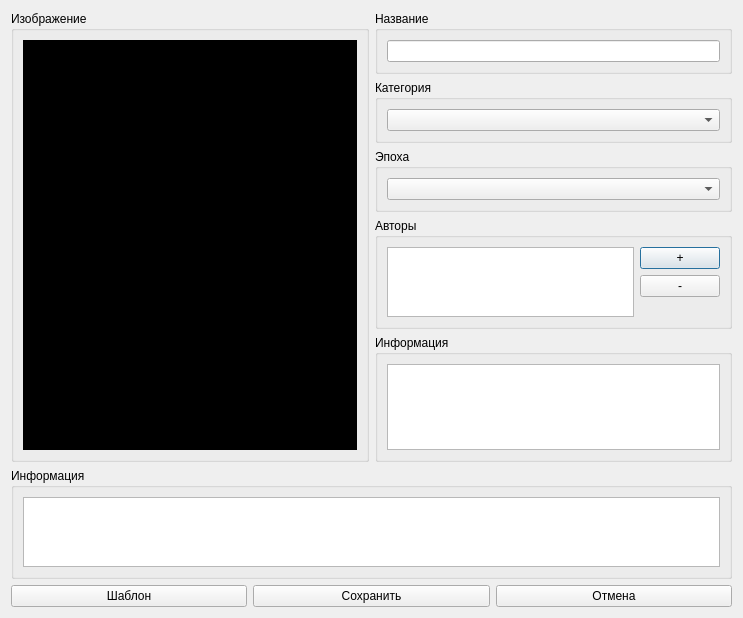
<?xml version="1.0" encoding="UTF-8"?>
<ui version="4.0">
 <class>ItemEditor</class>
 <widget class="QDialog" name="ItemEditor">
  <property name="geometry">
   <rect>
    <x>0</x>
    <y>0</y>
    <width>743</width>
    <height>618</height>
   </rect>
  </property>
  <property name="windowTitle">
   <string>Dialog</string>
  </property>
  <layout class="QVBoxLayout" name="verticalLayout">
   <item>
    <layout class="QHBoxLayout" name="horizontalLayout_3">
     <item>
      <widget class="QGroupBox" name="groupBox_6">
       <property name="title">
        <string>Изображение</string>
       </property>
       <layout class="QVBoxLayout" name="verticalLayout_9">
        <item>
         <widget class="QGraphicsView" name="graphicsView">
          <property name="styleSheet">
           <string notr="true">background-color: rgb(0, 0, 0);</string>
          </property>
         </widget>
        </item>
       </layout>
      </widget>
     </item>
     <item>
      <layout class="QVBoxLayout" name="verticalLayout_8">
       <item>
        <widget class="QGroupBox" name="nameBox">
         <property name="title">
          <string>Название</string>
         </property>
         <property name="flat">
          <bool>false</bool>
         </property>
         <layout class="QVBoxLayout" name="verticalLayout_3">
          <property name="spacing">
           <number>6</number>
          </property>
          <property name="leftMargin">
           <number>9</number>
          </property>
          <property name="topMargin">
           <number>9</number>
          </property>
          <property name="rightMargin">
           <number>9</number>
          </property>
          <property name="bottomMargin">
           <number>9</number>
          </property>
          <item>
           <widget class="QLineEdit" name="lineEdit"/>
          </item>
         </layout>
        </widget>
       </item>
       <item>
        <widget class="QGroupBox" name="rankBox">
         <property name="title">
          <string>Категория</string>
         </property>
         <layout class="QVBoxLayout" name="verticalLayout_4">
          <property name="leftMargin">
           <number>9</number>
          </property>
          <property name="topMargin">
           <number>9</number>
          </property>
          <property name="rightMargin">
           <number>9</number>
          </property>
          <property name="bottomMargin">
           <number>9</number>
          </property>
          <item>
           <widget class="QComboBox" name="comboBox"/>
          </item>
         </layout>
        </widget>
       </item>
       <item>
        <widget class="QGroupBox" name="eraBox">
         <property name="title">
          <string>Эпоха</string>
         </property>
         <layout class="QVBoxLayout" name="verticalLayout_7">
          <item>
           <widget class="QComboBox" name="comboBox_2"/>
          </item>
         </layout>
        </widget>
       </item>
       <item>
        <widget class="QGroupBox" name="authorsBox">
         <property name="title">
          <string>Авторы</string>
         </property>
         <layout class="QHBoxLayout" name="horizontalLayout_2">
          <item>
           <widget class="QTableWidget" name="authorTable">
            <property name="horizontalScrollBarPolicy">
             <enum>Qt::ScrollBarAlwaysOff</enum>
            </property>
            <property name="sizeAdjustPolicy">
             <enum>QAbstractScrollArea::AdjustToContents</enum>
            </property>
            <property name="sortingEnabled">
             <bool>true</bool>
            </property>
            <attribute name="horizontalHeaderVisible">
             <bool>false</bool>
            </attribute>
            <attribute name="verticalHeaderVisible">
             <bool>false</bool>
            </attribute>
           </widget>
          </item>
          <item>
           <layout class="QVBoxLayout" name="verticalLayout_6">
            <item>
             <widget class="QPushButton" name="authorAddButton">
              <property name="sizePolicy">
               <sizepolicy hsizetype="Minimum" vsizetype="Minimum">
                <horstretch>0</horstretch>
                <verstretch>0</verstretch>
               </sizepolicy>
              </property>
              <property name="text">
               <string>+</string>
              </property>
             </widget>
            </item>
            <item>
             <widget class="QPushButton" name="authorDelButton">
              <property name="sizePolicy">
               <sizepolicy hsizetype="Minimum" vsizetype="Minimum">
                <horstretch>0</horstretch>
                <verstretch>0</verstretch>
               </sizepolicy>
              </property>
              <property name="text">
               <string>-</string>
              </property>
             </widget>
            </item>
            <item>
             <spacer name="verticalSpacer">
              <property name="orientation">
               <enum>Qt::Vertical</enum>
              </property>
              <property name="sizeHint" stdset="0">
               <size>
                <width>20</width>
                <height>40</height>
               </size>
              </property>
             </spacer>
            </item>
           </layout>
          </item>
         </layout>
        </widget>
       </item>
       <item>
        <widget class="QGroupBox" name="otherInfoBox">
         <property name="title">
          <string>Информация</string>
         </property>
         <layout class="QVBoxLayout" name="verticalLayout_10">
          <item>
           <widget class="QPlainTextEdit" name="plainTextEdit_2"/>
          </item>
         </layout>
        </widget>
       </item>
      </layout>
     </item>
    </layout>
   </item>
   <item>
    <layout class="QVBoxLayout" name="verticalLayout_2">
     <item>
      <widget class="QGroupBox" name="artInfoBox">
       <property name="title">
        <string>Информация</string>
       </property>
       <layout class="QVBoxLayout" name="verticalLayout_5">
        <item>
         <widget class="QPlainTextEdit" name="plainTextEdit"/>
        </item>
       </layout>
      </widget>
     </item>
     <item>
      <layout class="QHBoxLayout" name="horizontalLayout">
       <item>
        <widget class="QPushButton" name="pushButton_2">
         <property name="text">
          <string>Шаблон</string>
         </property>
        </widget>
       </item>
       <item>
        <widget class="QPushButton" name="pushButton_3">
         <property name="text">
          <string>Сохранить</string>
         </property>
        </widget>
       </item>
       <item>
        <widget class="QPushButton" name="pushButton">
         <property name="text">
          <string>Отмена</string>
         </property>
        </widget>
       </item>
      </layout>
     </item>
    </layout>
   </item>
  </layout>
 </widget>
 <resources/>
 <connections/>
</ui>
